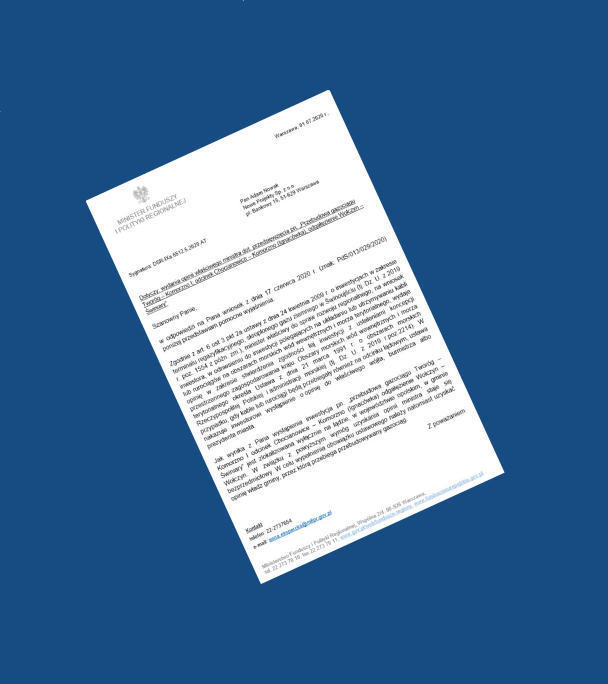
#> input picture doc11.jpg, 1216 x 1368 px (shown at 1/2 size)
$ python preprocessing.py
#> lines starting #> are read from the running program, lines starting #| are printed output that depends on the picture; after the words box and inside, x2 and y2 are one past the last pixel; in counts of white or black regions, pixels touching at a corner belong together
import cv2
import numpy as np
from PIL import Image
import matplotlib.pyplot as plt
import math

def load_image(image_path):
    """Wczytaj obraz i konwertuj z BGR (OpenCV) na RGB (PIL)"""
    image = cv2.imread(image_path)
    if image is None:
        raise ValueError("Nie można wczytać obrazu. Sprawdź ścieżkę.")
    return cv2.cvtColor(image, cv2.COLOR_BGR2RGB)

def remove_shadow(img):
    """Usuń cień poprzez normalizację oświetlenia"""
    rgb_planes = cv2.split(img)
    result_planes = []
    for plane in rgb_planes:
        dilated = cv2.dilate(plane, np.ones((7, 7), np.uint8))
        blurred = cv2.medianBlur(dilated, 21)
        diff = 255 - cv2.absdiff(plane, blurred)
        norm_diff = cv2.normalize(diff, None, alpha=0, beta=255, norm_type=cv2.NORM_MINMAX)
        result_planes.append(norm_diff)
    return cv2.merge(result_planes)

def improved_edge_detection(img, use_alternative=False):
    """Zaawansowane wykrywanie krawędzi dokumentu"""
    gray = cv2.cvtColor(img, cv2.COLOR_RGB2GRAY)
    gray = cv2.bilateralFilter(gray, 11, 17, 17)

    if not use_alternative:
        thresh = cv2.adaptiveThreshold(
            gray, 255,
            cv2.ADAPTIVE_THRESH_GAUSSIAN_C,
            cv2.THRESH_BINARY, 11, 2
        )
        edges = cv2.Canny(
            thresh,
            threshold1=cv2.mean(gray)[0] * 0.5,
            threshold2=cv2.mean(gray)[0] * 1.5
        )
    else:
        gray = cv2.equalizeHist(gray)
        _, thresh = cv2.threshold(gray, 0, 255, cv2.THRESH_BINARY + cv2.THRESH_OTSU)
        edges = cv2.Canny(gray, 10, 250)

    kernel = np.ones((3,3), np.uint8)
    edges = cv2.dilate(edges, kernel, iterations=2)
    return edges

def advanced_document_contour(edges, img_area):
    """Zaawansowane znajdowanie konturu dokumentu"""
    contours, _ = cv2.findContours(
        edges,
        cv2.RETR_LIST,
        cv2.CHAIN_APPROX_SIMPLE
    )

    document_contours = []
    for cnt in contours:
        area = cv2.contourArea(cnt)
        peri = cv2.arcLength(cnt, True)
        approx = cv2.approxPolyDP(cnt, 0.02 * peri, True)

        if (len(approx) == 4 and
            area > img_area * 0.20 and
            area < img_area * 0.97 and
            cv2.isContourConvex(approx)):
            document_contours.append(approx)

    if document_contours:
        return max(document_contours, key=cv2.contourArea)
    return None

def order_points(pts):
    """Porządkuj punkty: top-left, top-right, bottom-right, bottom-left"""
    rect = np.zeros((4, 2), dtype="float32")
    s = pts.sum(axis=1)
    rect[0] = pts[np.argmin(s)]
    rect[2] = pts[np.argmax(s)]
    diff = np.diff(pts, axis=1)
    rect[1] = pts[np.argmin(diff)]
    rect[3] = pts[np.argmax(diff)]
    return rect

def four_point_transform(image, pts):
    """Transformacja perspektywy czteropunktowa"""
    rect = order_points(pts)
    (tl, tr, br, bl) = rect

    widthA = np.linalg.norm(br - bl)
    widthB = np.linalg.norm(tr - tl)
    max_width = max(int(widthA), int(widthB))

    heightA = np.linalg.norm(tr - br)
    heightB = np.linalg.norm(tl - bl)
    max_height = max(int(heightA), int(heightB))

    dst = np.array([
        [0, 0],
        [max_width - 1, 0],
        [max_width - 1, max_height - 1],
        [0, max_height - 1]], dtype="float32")

    M = cv2.getPerspectiveTransform(rect, dst)
    warped = cv2.warpPerspective(image, M, (max_width, max_height))
    return warped

def estimate_capital_height(image):
    """Oszacuj wysokość wielkich liter w obrazie"""
    gray = cv2.cvtColor(image, cv2.COLOR_RGB2GRAY)
    _, binary = cv2.threshold(gray, 0, 255, cv2.THRESH_BINARY_INV + cv2.THRESH_OTSU)
    contours, _ = cv2.findContours(binary, cv2.RETR_EXTERNAL, cv2.CHAIN_APPROX_SIMPLE)

    heights = []
    for cnt in contours:
        x, y, w, h = cv2.boundingRect(cnt)
        if h > 5 and w > 5:
            heights.append(h)

    return np.median(heights) if len(heights) > 0 else 30

def enhance_image_quality(image):
    """Poprawa jakości obrazu przed OCR"""
    lab = cv2.cvtColor(image, cv2.COLOR_RGB2LAB)
    l, a, b = cv2.split(lab)
    clahe = cv2.createCLAHE(clipLimit=3.0, tileGridSize=(8,8))
    l = clahe.apply(l)
    lab = cv2.merge((l, a, b))
    image = cv2.cvtColor(lab, cv2.COLOR_LAB2RGB)
    image = cv2.fastNlMeansDenoisingColored(image, None, 10, 10, 7, 21)
    return image

def adjust_for_ocr(image, dpi=300, simple_mode=True):
    """Dostosowanie obrazu dla lepszego OCR - uproszczona wersja"""
    # Skalowanie do docelowego DPI
    scale_factor = dpi / 72.0
    new_width = int(image.shape[1] * scale_factor)
    new_height = int(image.shape[0] * scale_factor)
    image = cv2.resize(image, (new_width, new_height), interpolation=cv2.INTER_LANCZOS4)

    if simple_mode:
        # Tylko konwersja do skali szarości
        gray = cv2.cvtColor(image, cv2.COLOR_RGB2GRAY)
        return gray
    else:
        # Lekkie poprawienie kontrastu (CLAHE)
        gray = cv2.cvtColor(image, cv2.COLOR_RGB2GRAY)
        clahe = cv2.createCLAHE(clipLimit=2.0, tileGridSize=(8,8))
        return clahe.apply(gray)

def correct_perspective(img, target_capital_height=30):
    """Skoryguj perspektywę dokumentu"""
    no_shadow_image = remove_shadow(img)
    edges = improved_edge_detection(no_shadow_image)

    try:
        img_area = img.shape[0] * img.shape[1]
        contour = advanced_document_contour(edges, img_area)

        if contour is not None:
            perimeter = cv2.arcLength(contour, True)
            approx = cv2.approxPolyDP(contour, 0.02 * perimeter, True)

            if len(approx) == 4:
                warped = four_point_transform(no_shadow_image, approx.reshape(4, 2))
                current_height = estimate_capital_height(warped)
                scale_factor = target_capital_height / current_height
                new_width = int(warped.shape[1] * scale_factor)
                new_height = int(warped.shape[0] * scale_factor)
                return cv2.resize(warped, (new_width, new_height), interpolation=cv2.INTER_LANCZOS4)

    except Exception as e:
        print(f"Błąd podczas korekcji perspektywy: {e}")

    return img

def process_document(input_path, output_path, simple_preprocess=True):
    """Główna funkcja przetwarzania dokumentu - uproszczona"""
    try:
        # 1. Wczytaj obraz
        original_image = load_image(input_path)
#> in load_image, image is the input picture: shape (1368, 1216, 3); mean B, G, R 159.4, 120, 81.4

        # 2. Korekta perspektywy
        final_image = correct_perspective(original_image)
#> the loop in remove_shadow, `for plane in rgb_planes:` made 3 passes
#> pass 1, in remove_shadow, `dilated = cv2.dilate(plane, np.ones((7, 7), np.uint8))`:
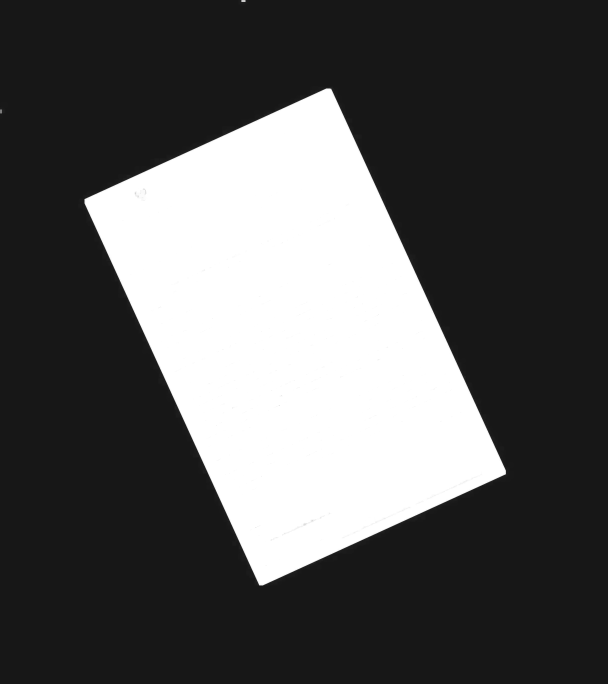
#> dilated: shape (1368, 1216) (shown at 1/2 size); min 23, max 255, mean 87.6
#> after the loop in remove_shadow, `for plane in rgb_planes:`:
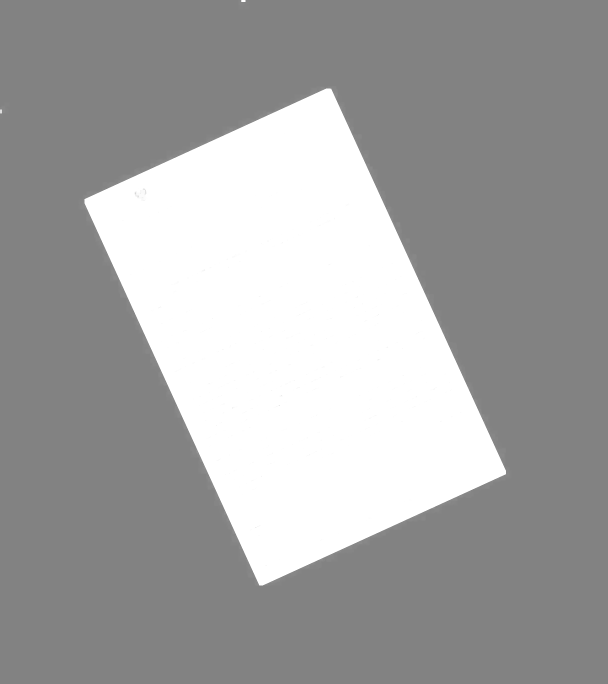
#> dilated: shape (1368, 1216) (shown at 1/2 size); min 130, max 255, mean 164.8
#> after the loop in remove_shadow, `for plane in rgb_planes:`: result_planes = 3 items
#> in improved_edge_detection, `thresh = cv2.adaptiveThreshold( gray, 255, cv2.ADAPTIVE_THRESH_GAUSSIA..`:
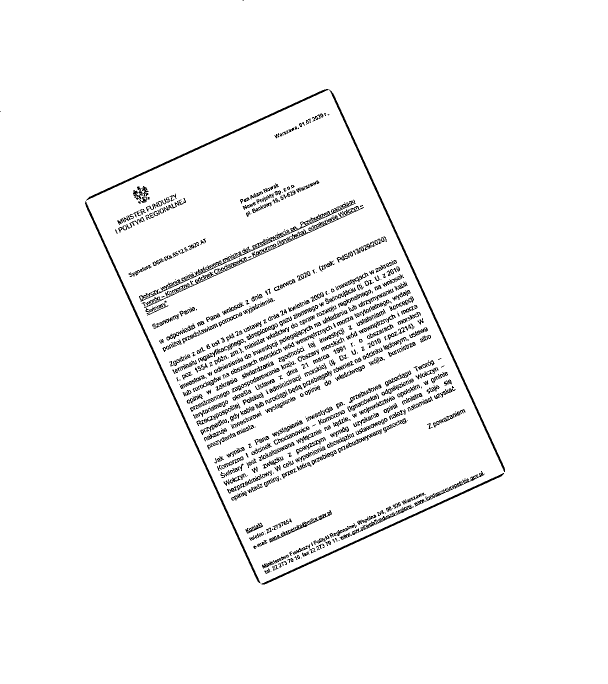
#> thresh: shape (1368, 1216) (shown at 1/2 size); 96.2% white; black in thin lines or dots, all inside (x1, y1, x2, y2) = (0, 0, 1010, 1169)
#> in improved_edge_detection, `edges = cv2.dilate(edges, kernel, iterations=2)`:
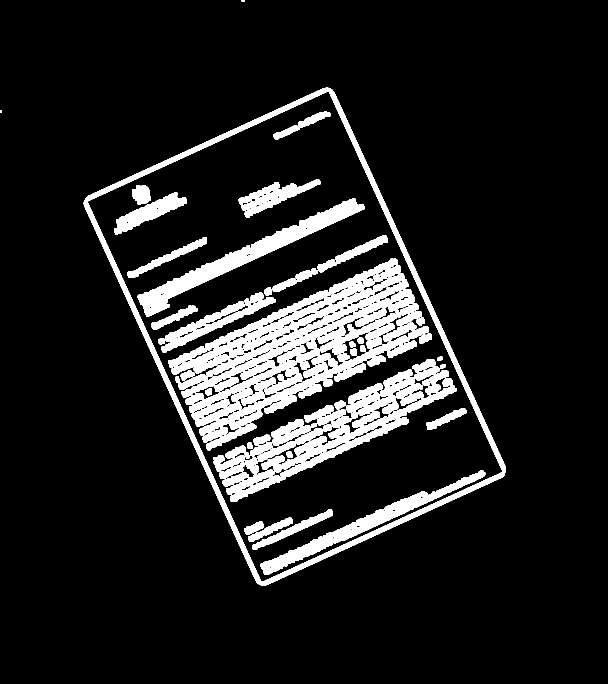
#> edges: shape (1368, 1216) (shown at 1/2 size); 11.7% white; 40 white regions (1 under 20 px)
#> in advanced_document_contour, `contours, _ = cv2.findContours( edges, cv2.RETR_LIST, cv2.CHAIN_APPROX..`: contours = 330 contours, 163 with area under 20; largest, box (x1, y1, x2, y2) and area: (167, 175, 1012, 1171) 470007, (174, 182, 1006, 1165) 444548, (336, 517, 858, 901) 82960, (445, 718, 913, 1004) 30354, (275, 397, 730, 633) 14876
#> the loop in advanced_document_contour, `for cnt in contours:` made 330 passes
#> (area, peri) on passes 19, 22, 24: (25, 20.49), (538, 110.4), (1126, 244)
#> after the loop in advanced_document_contour, `for cnt in contours:`: document_contours = 2 contours; box (x1, y1, x2, y2) and area: (167, 175, 1012, 1171) 456408, (174, 182, 1006, 1165) 444201
#> in correct_perspective, `contour = advanced_document_contour(edges, img_area)`: contour = [[656, 175], [167, 404], [521, 1170], [1011, 945]]
#> in correct_perspective, `perimeter = cv2.arcLength(contour, True)`: perimeter = 2770.9
#> in correct_perspective, `approx = cv2.approxPolyDP(contour, 0.02 * perimeter, True)`: approx = [[656, 175], [167, 404], [521, 1170], [1011, 945]]
#> in order_points, `s = pts.sum(axis=1)`: s = [831, 571, 1691, 1956]
#> in order_points, `diff = np.diff(pts, axis=1)`: diff = [-481, 237, 649, -66]
#> in four_point_transform, `rect = order_points(pts)`: rect = [[167, 404], [656, 175], [1011, 945], [521, 1170]]
#> in four_point_transform, `(tl, tr, br, bl) = rect`: tl = [167, 404]; tr = [656, 175]; br = [1011, 945]; bl = [521, 1170]
#> in four_point_transform, `widthA = np.linalg.norm(br - bl)`: widthA = 539.2
#> in four_point_transform, `widthB = np.linalg.norm(tr - tl)`: widthB = 540
#> in four_point_transform, `max_width = max(int(widthA), int(widthB))`: max_width = 539
#> in four_point_transform, `heightA = np.linalg.norm(tr - br)`: heightA = 847.9
#> in four_point_transform, `heightB = np.linalg.norm(tl - bl)`: heightB = 843.8
#> in four_point_transform, `max_height = max(int(heightA), int(heightB))`: max_height = 847
#> in four_point_transform, `dst = np.array([ [0, 0], [max_width - 1, 0], [max_width - 1, max_heigh..`: dst = [[0, 0], [538, 0], [538, 846], [0, 846]]
#> in four_point_transform, `M = cv2.getPerspectiveTransform(rect, dst)`: M = [[0.908, -0.42, 17.89], [0.424, 0.906, -436.8], [7.35e-06, -5.25e-06, 1]]
#> in estimate_capital_height, `_, binary = cv2.threshold(gray, 0, 255, cv2.THRESH_BINARY_INV + cv2.TH..`:
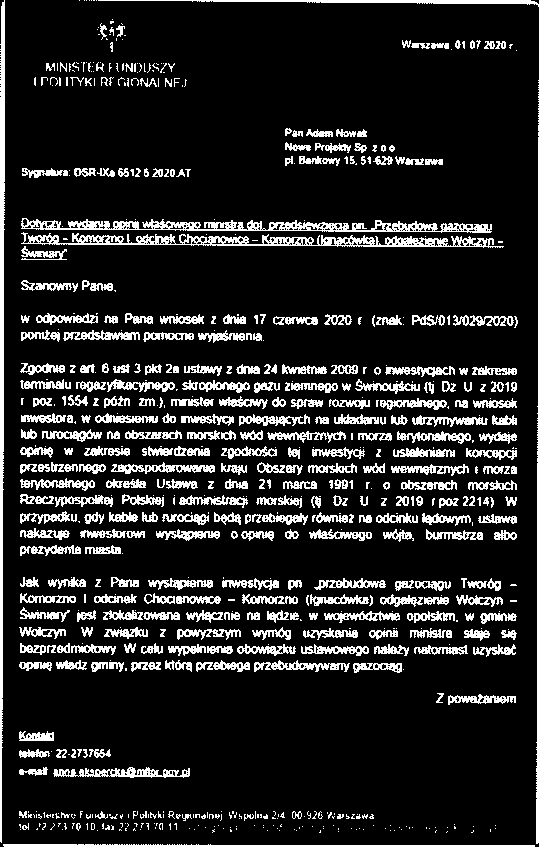
#> binary: shape (847, 539); 14% white; 728 white regions (369 under 20 px)
#> in estimate_capital_height, `contours, _ = cv2.findContours(binary, cv2.RETR_EXTERNAL, cv2.CHAIN_AP..`: contours = 728 contours, 447 with area under 20; largest, box (x1, y1, x2, y2) and area: (21, 232, 504, 248) 3025, (21, 218, 492, 233) 3010, (0, 0, 5, 843) 2166, (53, 767, 190, 778) 696, (3, 844, 535, 847) 673
#> the loop in estimate_capital_height, `for cnt in contours:` made 728 passes
#> (x, y, w, h) on passes 1, 3, 4: (3, 844, 532, 3), (338, 831, 1, 1), (471, 830, 3, 3)
#> after the loop in estimate_capital_height, `for cnt in contours:`: heights = 324 values, max 17 at index 322, min 6 at index 4, mean 9.95
#> in correct_perspective, `current_height = estimate_capital_height(warped)`: current_height = 10
#> in correct_perspective, `scale_factor = target_capital_height / current_height`: scale_factor = 3
#> in correct_perspective, `new_width = int(warped.shape[1] * scale_factor)`: new_width = 1617
#> in correct_perspective, `new_height = int(warped.shape[0] * scale_factor)`: new_height = 2541

        # 3. Poprawa jakości (uproszczona)
        final_image = enhance_image_quality(final_image)
#> in enhance_image_quality, `l, a, b = cv2.split(lab)`:
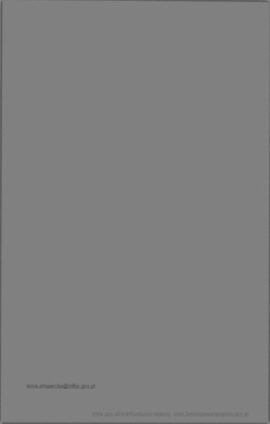
#> b: shape (2541, 1617) (shown at 1/6 size); min 87, max 134, mean 127.5

        # 4. Dostosowanie dla OCR (uproszczone)
        final_image = adjust_for_ocr(final_image, simple_mode=simple_preprocess)
#> in adjust_for_ocr, `gray = cv2.cvtColor(image, cv2.COLOR_RGB2GRAY)`:
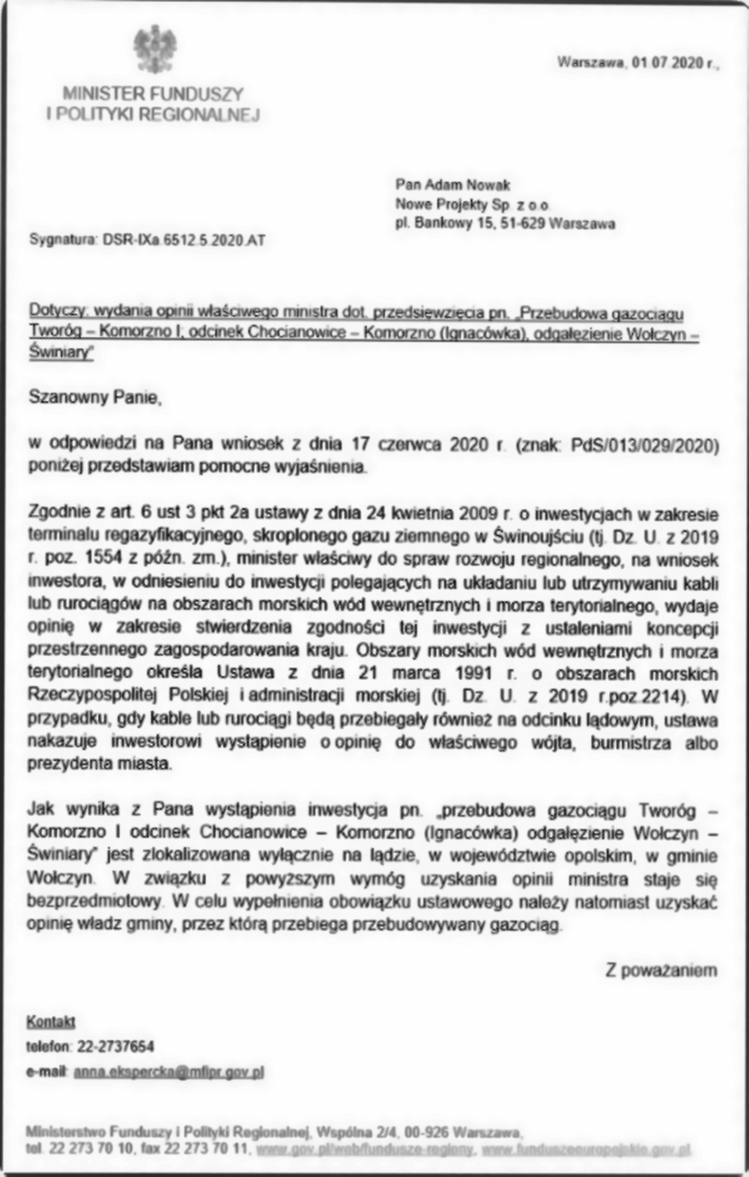
#> gray: shape (10587, 6737) (shown at 1/9 size); min 7, max 255, mean 226.3

        # 5. Zapisz wynik
        Image.fromarray(final_image).save(output_path, quality=95)
        print(f"Zapisano przetworzony obraz jako: {output_path}")

        # Wizualizacja
        plt.figure(figsize=(12, 6))
        plt.subplot(1, 2, 1)
        plt.imshow(original_image)
        plt.title("Oryginał")
        plt.axis('off')

        plt.subplot(1, 2, 2)
        plt.imshow(final_image, cmap='gray')
        plt.title("Przetworzony")
        plt.axis('off')

        plt.show()
        return final_image

    except Exception as e:
        print(f"Błąd: {e}")
        return None

if __name__ == "__main__":
    input_path = "doc11.jpg"
    output_path = "dokument_processed.jpg"
    process_document(input_path, output_path)

$ run again, with doc2.jpg copied over doc11.jpg
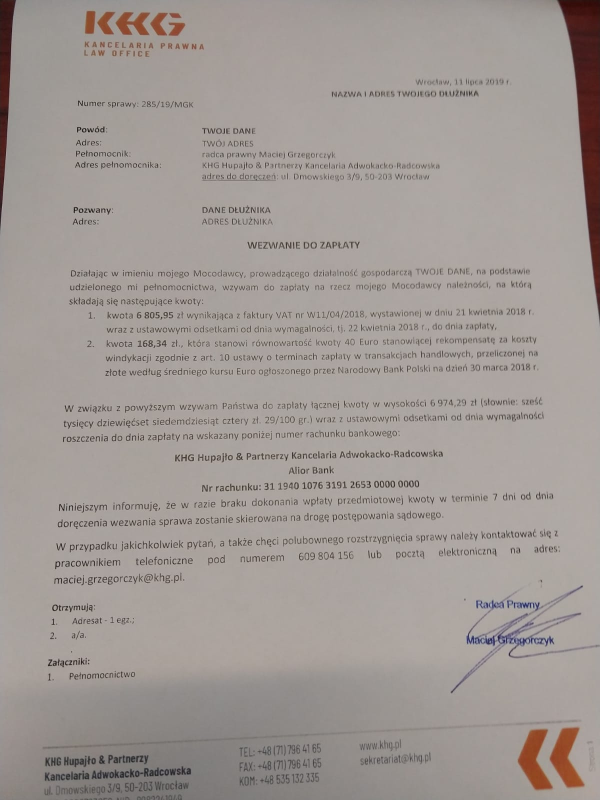
#> input picture doc2.jpg, 1200 x 1600 px (shown at 1/2 size)
#> in load_image, image is the input picture: shape (1600, 1200, 3); mean B, G, R 149.2, 153.2, 160.9
#> the loop in remove_shadow, `for plane in rgb_planes:` made 3 passes
#> after the loop in remove_shadow, `for plane in rgb_planes:`: result_planes = 3 items
#> in improved_edge_detection, `thresh = cv2.adaptiveThreshold( gray, 255, cv2.ADAPTIVE_THRESH_GAUSSIA..`:
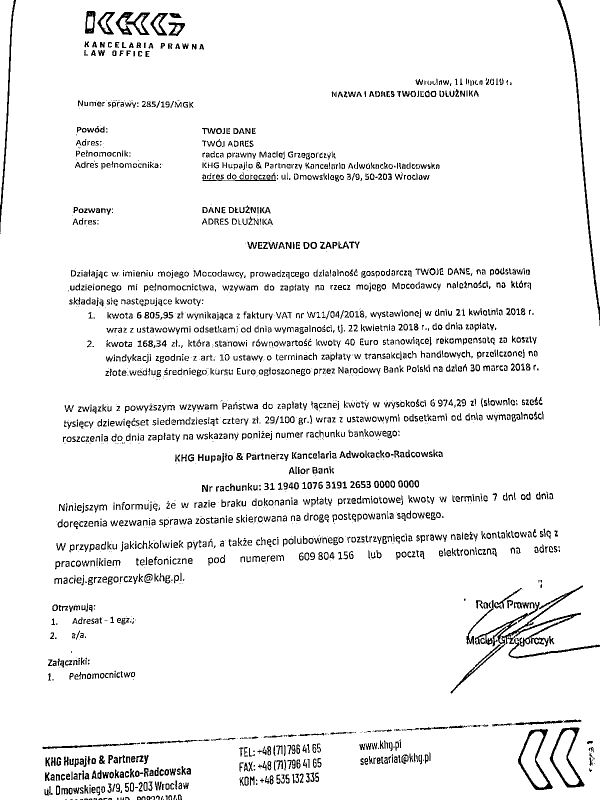
#> thresh: shape (1600, 1200) (shown at 1/2 size); 94.1% white; black in thin lines or dots
#> contours = 684 contours, 367 with area under 20; largest, box (x1, y1, x2, y2) and area: (899, 1168, 1200, 1389) 19137, (1033, 1455, 1108, 1582) 5367, (1112, 0, 1200, 654) 5284, (1097, 1452, 1171, 1577) 5258, (87, 1530, 384, 1564) 5204
#> the loop in advanced_document_contour, `for cnt in contours:` made 684 passes
#> (area, peri) on passes 1 to 3: (20, 18.83), (193.5, 71.9), (942.5, 229)
#> after the loop in advanced_document_contour, `for cnt in contours:`: document_contours = []
#> in adjust_for_ocr, `gray = cv2.cvtColor(image, cv2.COLOR_RGB2GRAY)`:
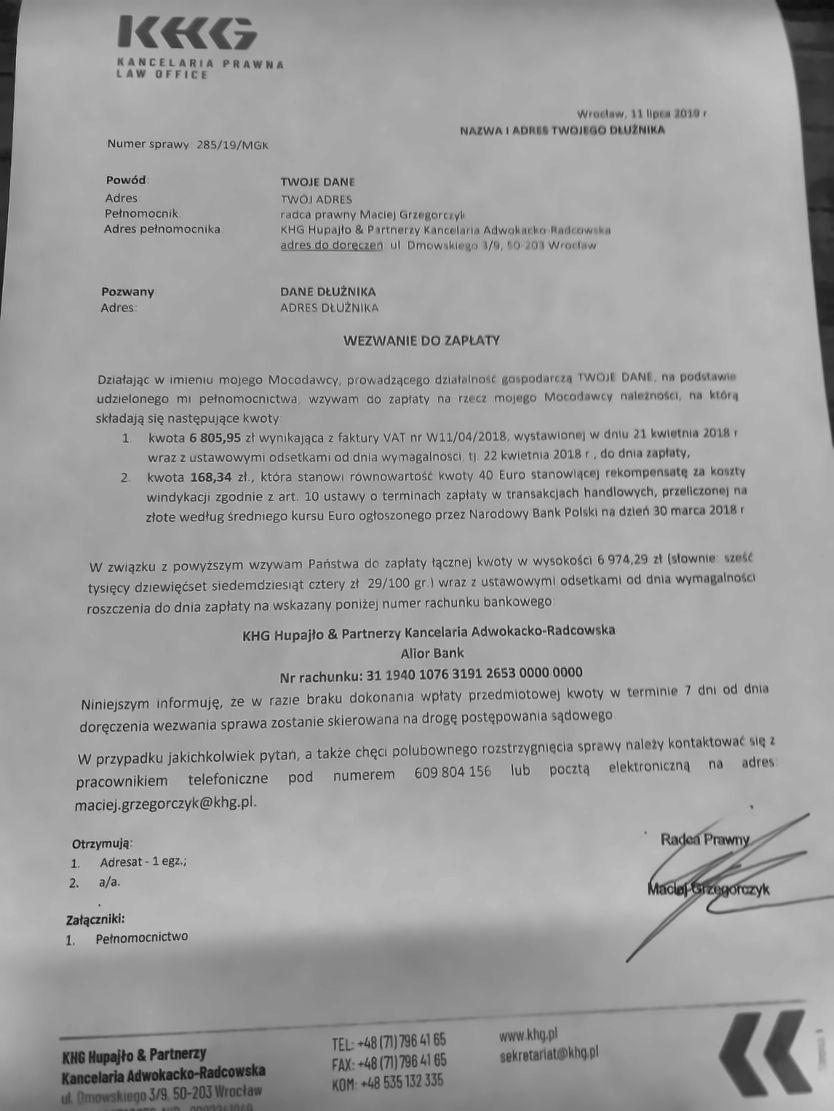
#> gray: shape (6666, 5000) (shown at 1/6 size); min 0, max 251, mean 157.5
